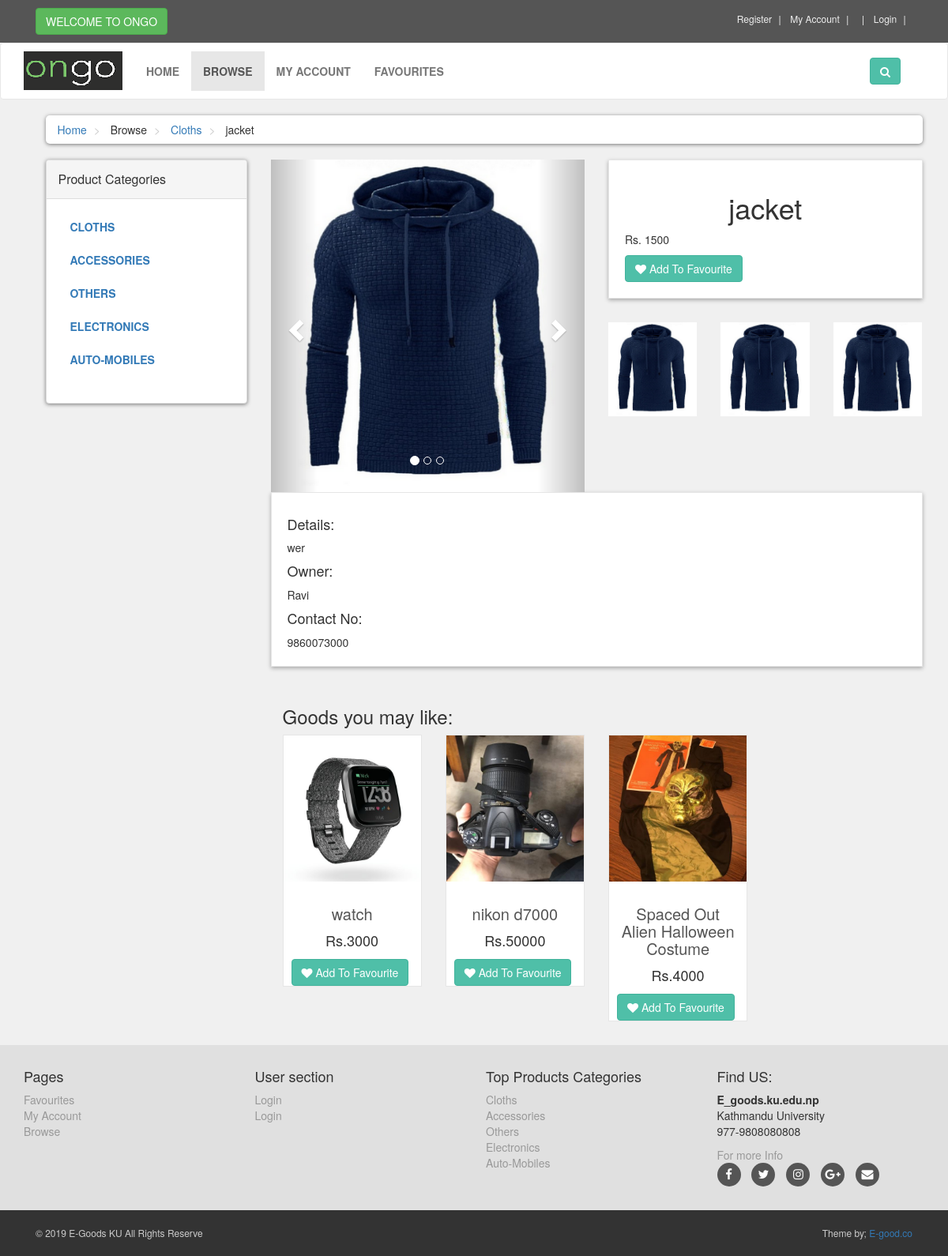
Page /details.php?pro_id=6 on the committed database.
### tables this page shows
CREATE TABLE `good_categories` (
  `g_cat_id` int(11) NOT NULL,
  `g_cat_title` text NOT NULL,
  `g_cat_desc` text NOT NULL
);

CREATE TABLE `goods` (
  `good_id` int(10) NOT NULL,
  `owner_id` int(10) NOT NULL,
  `good_cat` int(10) NOT NULL,
  `date` timestamp NOT NULL DEFAULT CURRENT_TIMESTAMP ON UPDATE CURRENT_TIMESTAMP,
  `good_title` text NOT NULL,
  `good_img1` text NOT NULL,
  `good_img2` text NOT NULL,
  `good_img3` text NOT NULL,
  `good_price` int(10) NOT NULL,
  `good_keywords` varchar(255) NOT NULL,
  `good_desc` text NOT NULL
);

CREATE TABLE `users` (
  `user_id` int(10) NOT NULL,
  `user_name` varchar(255) NOT NULL,
  `user_email` varchar(255) NOT NULL,
  `user_password` varchar(255) NOT NULL,
  `user_address` text NOT NULL,
  `user_phno` varchar(255) NOT NULL,
  `user_image` text NOT NULL
);

### details.php (the view, shortened to what this page needs)
<?php
    include("includes/header.php");
?>
   <div id="content">
       <div class="container">
           <div class="col-md-12">
               <ul class="breadcrumb">
                   <li>
                       <a href="index.php">Home</a>
                   </li>
                   <li>
                       Browse
                   </li>
                   <li>
                       <a href="shop.php?p_cat=<?php echo $g_cat_id; ?>"><?php echo $g_cat_title; ?></a>
                   </li>
                   <li> <?php echo $good_title; ?> </li>
               </ul>
           </div>
           <div class="col-md-3">
   <?php
    include("includes/sidebar.php");
    ?>
           </div>
           <div class="col-md-9">
               <div id="goodMain" class="row">
                   <div class="col-sm-6">
                       <div id="mainImage">
                           <div id="myCarousel" class="carousel slide" data-ride="carousel">
                               <ol class="carousel-indicators">
                                   <li data-target="#myCarousel" data-slide-to="0" class="active" ></li>
                                   <li data-target="#myCarousel" data-slide-to="1"></li>
                                   <li data-target="#myCarousel" data-slide-to="2"></li>
                               </ol>
                               <div class="carousel-inner">
                                   <div class="item active">
                                       <center><img class="img-responsive" src="admin_area/product_images/<?php echo $good_img1; ?>" alt="good 3-a"></center>
                                   </div>
                               </div>
                               <a href="#myCarousel" class="left carousel-control" data-slide="prev">
                                   <span class="glyphicon glyphicon-chevron-left"></span>
                               </a>
                               <a href="#myCarousel" class="right carousel-control" data-slide="next">
                                   <span class="glyphicon glyphicon-chevron-right"></span>
                               </a>
                           </div>
                       </div>
                   </div>
                   <div class="col-sm-6">
                       <div class="box">
                           <h1 class="text-center"> <?php echo $good_title; ?> </h1>
                               <p class="price">Rs. <?php echo $good_price; ?></p>
                               <?php
                               include("includes/fav_button.php");
                               ?>
                             <br/>
                             <?php
                                 include("includes/intrested.php");
                                 ?>
                       </div>
                       <div class="row" id="thumbs">
                           <div class="col-xs-4">
                               <a data-target="#myCarousel" data-slide-to="0"  href="#" class="thumb">
                                   <img src="admin_area/product_images/<?php echo $good_img1; ?>" alt="good 1" class="img-responsive">
                               </a>
                           </div>
                           <div class="col-xs-4">
                               <a data-target="#myCarousel" data-slide-to="1"  href="#" class="thumb">
                                   <img src="admin_area/product_images/<?php echo $good_img2; ?>" alt="good 2" class="img-responsive">
                               </a>
                           </div>
                           <div class="col-xs-4">
                               <a data-target="#myCarousel" data-slide-to="2"  href="#" class="thumb">
                                   <img src="admin_area/product_images/<?php echo $good_img3; ?>" alt="good 4" class="img-responsive">
                               </a>
                           </div>
                       </div>
                   </div>
               </div>
               <div class="box" id="details">
                       <h4>Details:</h4>
                       <p>
                           <?php echo $good_desc; ?>
                       </p>
                       <h4>Owner:</h4>
                       <?php
                       $get_info = "select * from users where user_id = '$owner_id'";
                       $info_query = mysqli_query($con,$get_info);
                       $info_fetch=mysqli_fetch_array($info_query);
                       $owner_name = $info_fetch['user_name'];
                       $owner_contact = $info_fetch['user_phno'];
                       echo "$owner_name";
                       ?>
                       <h4>Contact No:</h4>
                       <?php
                       echo "$owner_contact";
                       ?>
               </div>
               <?php
                include("includes/recomendation.php");
                ?>
           </div>
       </div>
   </div>
   <?php
    include("includes/footer.php");
    ?>
</body>
</html>

### functions/function.php (shortened to what this page needs)
<?php
$db = mysqli_connect("localhost","root","","ongo");
function getGCats(){
  global $db;
  $get_g_cats = "select * from good_categories";
  $run_g_cats = mysqli_query($db,$get_g_cats);
  while($row_g_cats=mysqli_fetch_array($run_g_cats)){
    $g_cat_id = $row_g_cats['g_cat_id'];
    $g_cat_title = $row_g_cats['g_cat_title'];
    echo"
    <li>
        <a href = 'shop.php?g_cat=$g_cat_id'> $g_cat_title </a>
    </li>
    ";
  }
}

### includes/fav_button.php (shortened to what this page needs)
<?php
if(!isset($_SESSION['user_email'])){
echo "<a class='btn btn-primary' href='login.php'>
     <i class='fa fa-heart'></i> Add To Favourite
 </a>";
}elseif($user_id == $g_owner){
  echo "<a class='btn btn-primary' href='customer/my_account.php?edit_post=$goods_id'>
       <i class='fa fa-edit'></i> Edit Info
   </a>";
}
?>

### includes/recomendation.php (shortened to what this page needs)
<div id="row same-heigh-row">
  <div class="col-md-12">
    <h3>Goods you may like:</h3>
  </div>
    <?php
    $get_goods = "select * from goods order by rand() LIMIT 0,3";
    $run_goods = mysqli_query($con,$get_goods);
    while($row_goods=mysqli_fetch_array($run_goods)){
        $good_id = $row_goods['good_id'];
        $goods_id = $row_goods['good_id'];
        $g_owner = $row_goods['owner_id'];
        $good_title = $row_goods['good_title'];
        $good_price = $row_goods['good_price'];
        $good_img1 = $row_goods['good_img1'];
        echo "
     <div class='col-md-3 col-sm-6 center-responsive'>
        <div class='product same-height'>
            <a href='details.php?pro_id=$good_id'>
                <img class='img-responsive' src='admin_area/product_images/$good_img1' alt='Product 6'>
             </a>
             <div class='text'>
                 <h3><a href='details.php?pro_id=$good_id'> $good_title </a></h3>
                 <p class='price'>Rs.$good_price</p>
                 ";
                 include("includes/fav_button.php");
                 echo"
             </div>
         </div>
    </div>
        ";
    }
    ?>
</div>

### includes/footer.php (shortened to what this page needs)
<div id="footer">
  <div class="container">
    <div class="row">
      <div class="col-sm-6 col-md-3">
        <h4>
          Pages
        </h4>
        <ul>
          <li><a href="favourites.php">Favourites</a></li>
          <li><?php
                          if(!isset($_SESSION['user_email'])){
                            echo "<a href = 'login.php'>My Account</a>";
                          }else{
                            echo "<a href = 'customer/my_account.php?my_post'>My Account</a>";
                          }
                           ?></li>
          <li><a href="shop.php">Browse</a></li>
        </ul>
      </div>
      <div class="col-sm-6 col-md-3">
        <h4>User section</h4>
        <ul>
          <?php
                         if(!isset($_SESSION['user_email'])){
                           echo "<a href = 'login.php'>Login</a>";
                         }else{
                           echo "<a href = 'customer/my_account.php?my_post'>My Account</a>";
                         }
                          ?>
          <li><?php
                         if(!isset($_SESSION['user_email'])){
                           echo "<a href = 'login.php'>Login</a>";
                         }else{
                           echo "<a href = 'customer/my_account.php?edit_account'>Edit Account</a>";
                         }
                          ?></li>
        </ul>
      </div>
      <div class="com-sm-6 col-md-3">
        <h4>Top Products Categories</h4>
        <ul>
          <?php
          $get_g_cats = "select * from good_categories";
          $run_g_cats = mysqli_query($con,$get_g_cats);
          while($row_g_cats = mysqli_fetch_array($run_g_cats)){
            $g_cat_id = $row_g_cats['g_cat_id'];
            $g_cat_title = $row_g_cats['g_cat_title'];
            echo"
            <li>
              <a href='shop.php?g_cat=$g_cat_id'>
                $g_cat_title
              </a>
            </li>
            ";
          }
           ?>
        </ul>
      </div>
      <div class="col-sm-6 col-md-3">
        <h4>Find US:</h4>
        <p>
          <strong>E_goods.ku.edu.np</strong>
          <br>Kathmandu University
          <br>977-9808080808
        </p>
        <a href="contact.php">For more Info</a>
        <p class="social">
          <a href="#" class="fa fa-facebook">
          </a>
          <a href="#" class="fa fa-twitter">
          </a>
          <a href="#" class="fa fa-instagram">
          </a>
          <a href="#" class="fa fa-google-plus">
          </a>
          <a href="#" class="fa fa-envelope">
          </a>
        </p>
      </div>
    </div>
  </div>
</div>
<div id="copyright">
  <div class="container">
    <div class="col-md-6">
      <p class="pull-left">&copy; 2019 E-Goods KU All Rights Reserve</p>
    </div>
    <div class="col-md-6">
      <p class="pull-right">Theme by; <a href="#">E-good.co</a></p>
    </div>
  </div>
</div>

### style.css (style rules this page uses)
body { font-size: 14px; line-height: 1.42857143; color: #333333; background: #f0f0f0; overflow-x: hidden; }
.btn-primary { color: rgb(255, 255, 255); background: rgb(79, 191, 168); border-color: rgb(65, 179, 156); }
.box { background: #ffffff; margin: 0 0 30px; border: solid 1px #e6e6e6; box-sizing: border-box; padding: 20px; box-shadow: 0px 2px 5px rgba(0, 0, 0, .3); }
#content { padding-left: 25px; }
#content .product { background: #ffffff; border: solid 1px #e6e6e6; margin-bottom: 30px; box-sizing: border-box; }
#content .product .text { padding: 10px 10px 0px; }
#content .product .text p.price { font-size: 18px; text-align: center; font-weight: 400; }
#content .product .text h3 { text-align: center; font-size: 20px; }
#content .product .text h3 a { color: rgb(85, 85, 85); }
.breadcrumb { padding: 8px 15px; margin-bottom: 20px; background: #ffffff; border-radius: 5px; box-shadow: 0px 1px 5px rgba(0, 0, 0, .5); }
.breadcrumb> li + li:before { content: ">\00a0"; color: #cccccc; }
#content .panel.sidebar-menu ul.nav.category-menu li a { text-transform: uppercase; font-weight: 600; }
#footer { background: #e0e0e0; padding: 20px 0; }
#footer a { color: #999999; padding: 0; text-decoration: none; }
#footer ul { list-style: none; padding-left: 0px; }
#footer .social { text-align: left; }
#footer .social a { margin: 0px 10px 0px 0px; display: inline-block; color: #ffffff; width: 30px; height: 30px; border-radius: 15px; line-height: 30px; font-size: 15px; text-align: center; vertical-align: bottom; background: #555555; text-decoration: none; }
#copyright { background: #333333; color: #cccccc; padding: 20px 0px; font-size: 12px; }
#copyright p { margin: 0px; }

### rows in the picture
good_categories: g_cat_title "Cloths", g_cat_title "CLOTHS"
goods: good_title "jacket", good_img1 (picture), good_price "1500", good_img2 (picture), good_img3 (picture), good_desc "wer"
good_categories: g_cat_title "ACCESSORIES", g_cat_title "Accessories"
good_categories: g_cat_title "OTHERS", g_cat_title "Others"
good_categories: g_cat_title "ELECTRONICS", g_cat_title "Electronics"
good_categories: g_cat_title "AUTO-MOBILES", g_cat_title "Auto-Mobiles"
users: user_name "Ravi", user_phno "9860073000"
goods: good_img1 (picture), good_title "watch", good_price "3000"
goods: good_img1 (picture), good_title "nikon d7000", good_price "50000"
goods: good_img1 (picture), good_title "Spaced Out Alien Halloween Costume", good_price "4000"
